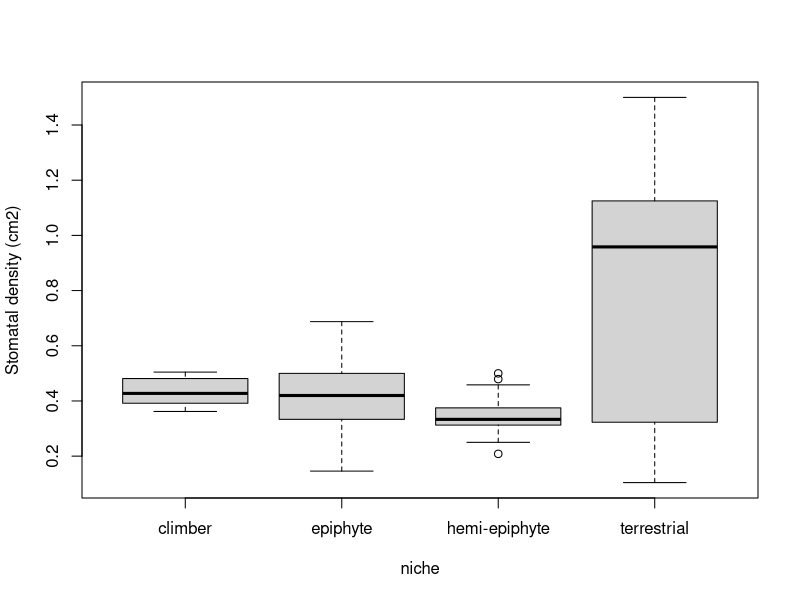

Recreate this plot in R.
##stomatal density across tropical fern species

stodens <- read.csv("raw_data/stomata_density.csv")

##calculate a leaf disk mean, need to average multiple region counts first

stodens$sto_no <- with(stodens, (sto1 + sto2 + sto3)/3)
#scale sto_no to cm2 from FOV and mm2
stodens$sto_cm2 <- with(stodens, (sto_no/fov_mm2 )* .01)

#lets get the mean by dish
library(doBy)

sto_agg <- summaryBy(sto_cm2 ~ species + niche, data=stodens, FUN=mean)

windows()
boxplot(sto_cm2 ~ niche, data=stodens, ylab="Stomatal density (cm2)")
